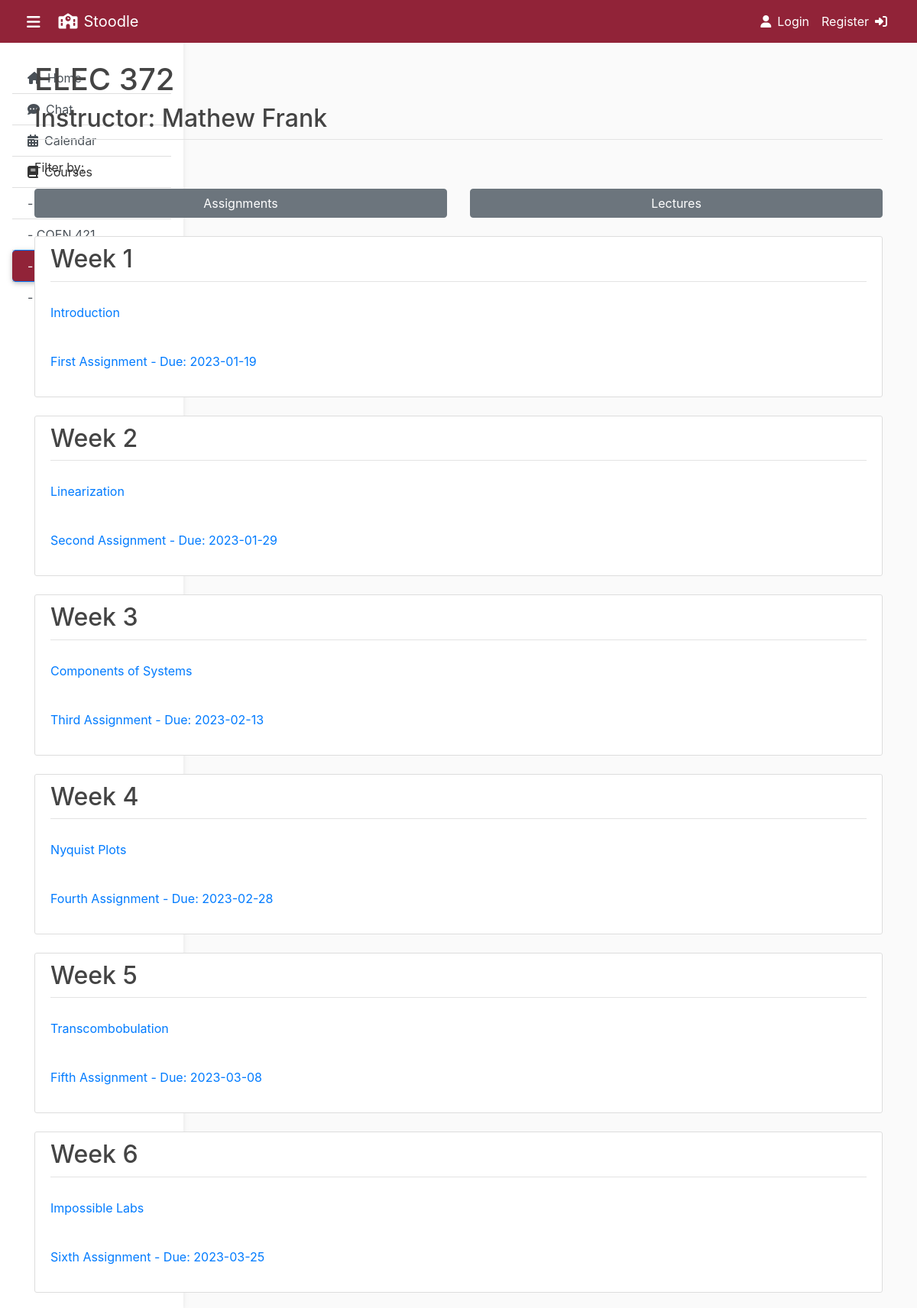
The page /course/ELEC 372 on the database its author committed.
### flaskapp/models.py (models this page shows, shortened)
class Course(db.Model):
    id = db.Column(db.Integer, primary_key=True)
    name = db.Column(db.String(16), unique=True, nullable=False)
    teacher = db.Column(db.String(64), nullable=False)
    assignments = db.relationship('Assignment', backref='course', lazy=True)
    lectures = db.relationship('Lecture', backref='course', lazy=True)

class Lecture(db.Model):
    id = db.Column(db.Integer, primary_key=True)
    name = db.Column(db.String(32), nullable=False)
    week = db.Column(db.Integer, nullable=False)
    upload_file = db.Column(db.String(32), nullable=False, default='def_lec.pdf')
    class_id = db.Column(db.Integer, db.ForeignKey('course.id'), nullable=False)

class Assignment(db.Model):
    id = db.Column(db.Integer, primary_key=True)
    name = db.Column(db.String(32), nullable=False)
    week = db.Column(db.Integer, nullable=False)
    date_due = db.Column(db.DateTime, nullable=False, default=datetime.utcnow)
    upload_file = db.Column(db.String(32), nullable=False, default='def_ass.pdf')
    class_id = db.Column(db.Integer, db.ForeignKey('course.id'), nullable=False)

### flaskapp/routes.py (the view)
@app.route("/course/<string:coursename>", methods=['GET'])
def course(coursename):
    courseNames = getCourseNames(Course.query.all())
    course = Course.query.filter_by(name=coursename).first_or_404()
    filt = request.args.get('filt', '', type=str)
    return render_template('course.html', title=coursename, courseNames=courseNames, course=course, filt=filt)

### flaskapp/routes.py (called while the page is built)
def getCourseNames(courses):
    courseNames = []
    for course in courses:
        courseNames.append(course.name)
    return courseNames

### flaskapp/templates/course.html (shortened to what this page needs)
{% extends "base.html" %}
{% block content %}
	<h1 class="mb-2">{{ title }}</h1>
	<h2 class="article-metadata pb-2 mb-4">Instructor: {{ course.teacher }}</h2>
	<p class="content">Filter by:</p>
	<div class="row">
	{% if filt == 'ass' %}
		<div class="col container-fluid">
			<a
				class="btn btn-block btn-danger"
				href="{{ url_for('course', coursename=course.name) }}">
				Assignments
			</a>
		</div>
		<div class="col container-fluid">
			<a
				class="btn btn-block btn-secondary"
				href="{{ url_for('course', coursename=course.name, filt='lec') }}">
				Lectures
			</a>
		</div>
	{% else %}
		<div class="col container-fluid">
			<a
				class="btn btn-block btn-secondary"
				href="{{ url_for('course', coursename=course.name, filt='ass') }}">
				Assignments
			</a>
		</div>
		<div class="col container-fluid">
			<a
				class="btn btn-block btn-secondary"
				href="{{ url_for('course', coursename=course.name, filt='lec') }}">
				Lectures
			</a>
		</div>
	{% endif %}
	</div>
	{% if filt == 'ass' %}
		<article class="media content-section mt-4">
			<div class="media-body pb-2">
				<div class="article-metadata">
					<h2>Assignments</h2>
				</div>
				{% for ass in course.assignments %}
				<p class="article-content">
					Week {{ ass.week }}:  <a href="{{ url_for('static', filename='assignments/' + ass.upload_file) }}">{{ ass.name }} - Due: {{ ass.date_due.strftime("%Y-%m-%d") }}</a>
				</p>
				{% endfor %}
			</div>
		</article>
	{% else %}
		{% for i in range(1, 7) %}
			<article class="media content-section mt-4">
				<div class="media-body pb-2">
					<div class="article-metadata">
						<h2>Week {{ i }}</h2>
					</div>
					<p class="article-content">
						<a href="{{ url_for('static', filename='lectures/' + course.lectures[i-1].upload_file) }}">{{ course.lectures[i-1].name }}</a>
					</p>
					<p class="article-content">
						<a href="{{ url_for('static', filename='assignments/' + course.assignments[i-1].upload_file) }}">{{ course.assignments[i-1].name }} - Due: {{ course.assignments[i-1].date_due.strftime("%Y-%m-%d") }}</a>
					</p>
				</div>
			</article>
		{% endfor %}
	{% endif %}
{% endblock content %}

### flaskapp/templates/base.html (shortened to what this page needs)
<!DOCTYPE html>
<html>
	<head>
		<link
			rel="stylesheet"
			href="https://maxcdn.bootstrapcdn.com/bootstrap/4.0.0/css/bootstrap.min.css"
		/>
		<link
			rel="stylesheet"
			type="text/css"
			href="{{ url_for('static', filename='main.css') }}"
		/>
	</head>
	<body>
		<header class="site-header">
			<nav class="navbar navbar-expand-md navbar-dark bg-steel fixed-top">
				<div class="container-fluid">
					<a class="navbar-brand mr-1" href="/">
						<a class="text-white" data-toggle="collapse" href="#sidebarMenu" role="button" aria-expanded="false" aria-controls="sidebarMenu">
							<i class="fas fa-bars fa-lg mr-4"></i>
						</a>
					</a>
					<a class="navbar-brand mr-1" href="/">
						<i class="fas fa-school mr-2"></i>Stoodle
					</a>
					<div class="collapse navbar-collapse" id="navbarToggle">
						<div class="navbar-nav ml-auto">
							{% if current_user.is_authenticated %}
								<a class="nav-item nav-link mr-1" href="{{ url_for('account') }}">
									<i class="fa fa-user-secret mr-2" aria-hidden="true"></i>Account
								</a>
								<a class="nav-item nav-link" href="{{ url_for('logout') }}">
									Logout<i class="fa fa-sign-out ml-2" aria-hidden="true"></i>
								</a>
							{% else %}
								<a class="nav-item nav-link" href="{{ url_for('login') }}">
									<i class="fa fa-user mr-2" aria-hidden="true"></i>Login
								</a>
								<a class="nav-item nav-link" href="{{ url_for('register') }}">
									Register<i class="fa fa-sign-in ml-2" aria-hidden="true"></i>
								</a>
							{% endif %}
						</div>
					</div>
				</div>
			</nav>
		</header>
		<main role="main" class="container">
			<div class="row">
				<div class="position-sticky">
					<nav id="sidebarMenu" class="collapse d-lg-block sidebar collapse bg-white">
						<div class="list-group list-group-flush mx-3 mt-4">
							<a href="{{ url_for('home') }}" class="list-group-item list-group-item-action py-2 ripple {% if not title %}active{% endif %}" aria-current="true">
								<span><i class="fa fa-home mr-2" aria-hidden="true"></i>Home</span>
							</a>
							<a href="{{ url_for('chat') }}" class="list-group-item list-group-item-action py-2 ripple {% if title == 'Chat' %}active{% endif %}">
								<span><i class="fa fa-commenting mr-2" aria-hidden="true"></i>Chat</span>
							</a>
							<a href="{{ url_for('calendar') }}"class="list-group-item list-group-item-action py-2 ripple {% if title == 'Calendar' %}active{% endif %}">
								<span><i class="fa fa-calendar mr-2" aria-hidden="true"></i>Calendar</span>
							</a>
							<a class="list-group-item py-2">
								<span><i class="fa fa-book mr-2" aria-hidden="true"></i>Courses</span>
							</a>
							{% for course in courseNames %}
								<a href="{{ url_for('course', coursename=course) }}" class="list-group-item list-group-item-action py-2 ripple {% if title == course %}active{% endif %}">
									<span>- {{ course }}</span>
								</a>
							{% endfor %}
						</div>
					</nav>
				</div>
				<div class="container-fluid col-sm-12">
				{% block content %}
				{% endblock %}
				</div>
			</div>
		</main>
	</body>
</html>

### flaskapp/static/main.css (style rules this page uses)
body { background: #fafafa; color: #333333; margin-top: 5rem; }
h1, h2, h3, h4, h5, h6 { color: #444444; font: 'Gill Sans'; }
.bg-steel { background-color: #912338; }
.site-header .navbar-nav .nav-link { color: #FFFFFF; }
.content-section { background: #ffffff; padding: 10px 20px; border: 1px solid #dddddd; border-radius: 3px; margin-bottom: 20px; }
.article-content { white-space: pre-line; }
.article-metadata { padding-bottom: 1px; margin-bottom: 4px; border-bottom: 1px solid #e3e3e3 }
.sidebar { position: fixed; top: 0; bottom: 0; left: 0; padding: 58px 0 0; box-shadow: 0 2px 5px 0 rgb(0 0 0 / 5%), 0 2px 10px 0 rgb(0 0 0 / 5%); width: 240px; z-index: 600; }
.sidebar .active { border-radius: 5px; box-shadow: 0 2px 5px 0 rgb(0 0 0 / 16%), 0 2px 10px 0 rgb(0 0 0 / 12%); background-color: #912338; }

### rows shown on the page
Course: name "COEN 421"
Course: name "ELEC 372", teacher "Mathew Frank"
Lecture: name "Introduction"
Assignment: name "First Assignment", date_due "2023-01-19"
Lecture: name "Linearization"
Assignment: name "Second Assignment", date_due "2023-01-29"
Lecture: name "Components of Systems"
Assignment: name "Third Assignment", date_due "2023-02-13"
Lecture: name "Nyquist Plots"
Assignment: name "Fourth Assignment", date_due "2023-02-28"
Lecture: name "Transcombobulation"
Assignment: name "Fifth Assignment", date_due "2023-03-08"
Lecture: name "Impossible Labs"
Assignment: name "Sixth Assignment", date_due "2023-03-25"

### other values the page prints
{{ i }} "1" "2" "3" "4" "5" "6"
